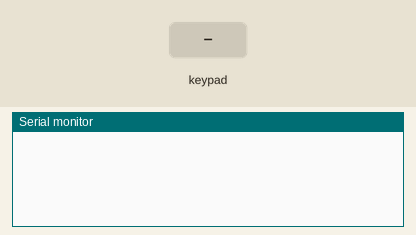
This sketch was run on a simulated Arduino Uno, built with avr-gcc and run on an emulated ATmega328P. Shown: the last lines printed to the serial monitor. The test bench sets the inputs (shaded band).

Above: at 1.2 s.
1.3 s: key '1' pressed
At 1.7 s:
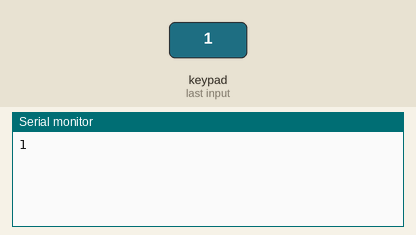
2.8 s: keypad keys 9 8 7 6 # pressed 0.4 s apart
At 5.4 s:
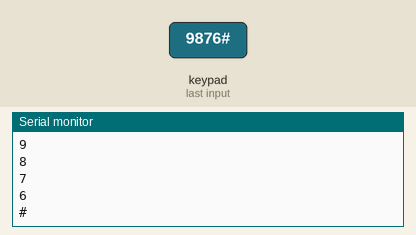
6.3 s: key '*' pressed
At 6.9 s:
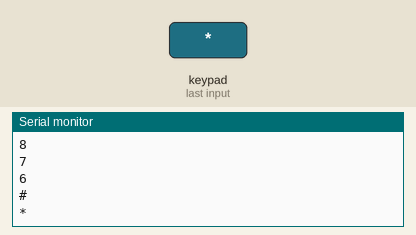
7.8 s: keypad keys 5 4 3 pressed 0.4 s apart
At 9.7 s:
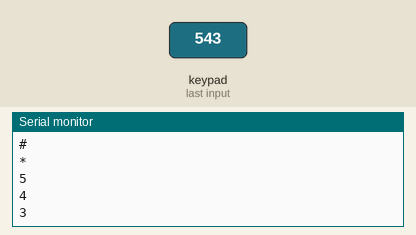
Timing chart, 0 to 11.2 s (numbered marks = the images above; inputs shaded):
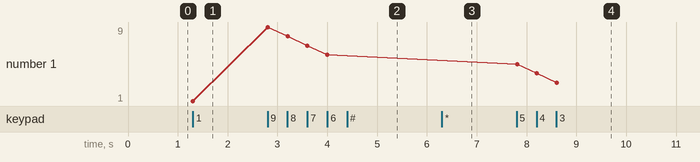

Measured:
- after the input at 1.3 s, the serial monitor: prints a new line at once (image 1)
- after the input at 2.8 s, the serial monitor: prints a new line at once (image 2)
- after the input at 6.3 s, the serial monitor: prints a new line at once (image 3)
- after the input at 7.8 s, the serial monitor: prints a new line at once (image 4)
- plotted number 1: 1 → 6 after the input at 2.8 s, 6 → 3 after the input at 7.8 s

The sketch:

keypad.ino
```cpp
#include <Keypad.h>

const int ROW_NUM = 4; //four rows
const int COLUMN_NUM = 3; //three columns

char keys[ROW_NUM][COLUMN_NUM] = {
  {'1','2','3'},
  {'4','5','6'},
  {'7','8','9'},
  {'*','0','#'}
};

byte pin_rows[ROW_NUM] = {9, 8, 7, 6}; //connect to the row pinouts of the keypad
byte pin_column[COLUMN_NUM] = {5, 4, 3}; //connect to the column pinouts of the keypad

Keypad keypad = Keypad( makeKeymap(keys), pin_rows, pin_column, ROW_NUM, COLUMN_NUM );

void setup(){
  Serial.begin(9600);
}

void loop(){
  char key = keypad.getKey();

  if (key){
    Serial.println(key);
  }
}
```
